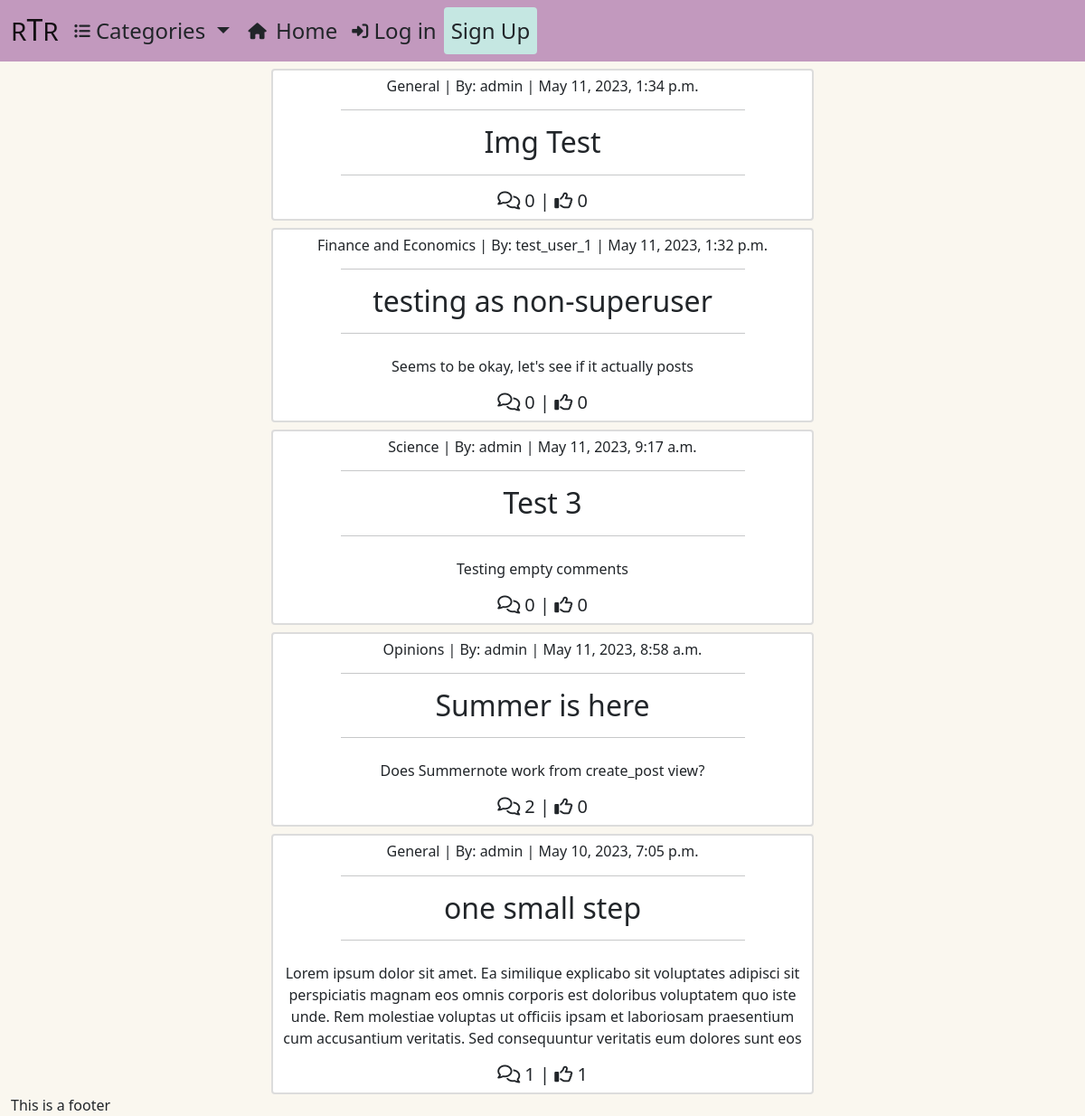
Before: / with the older database file.
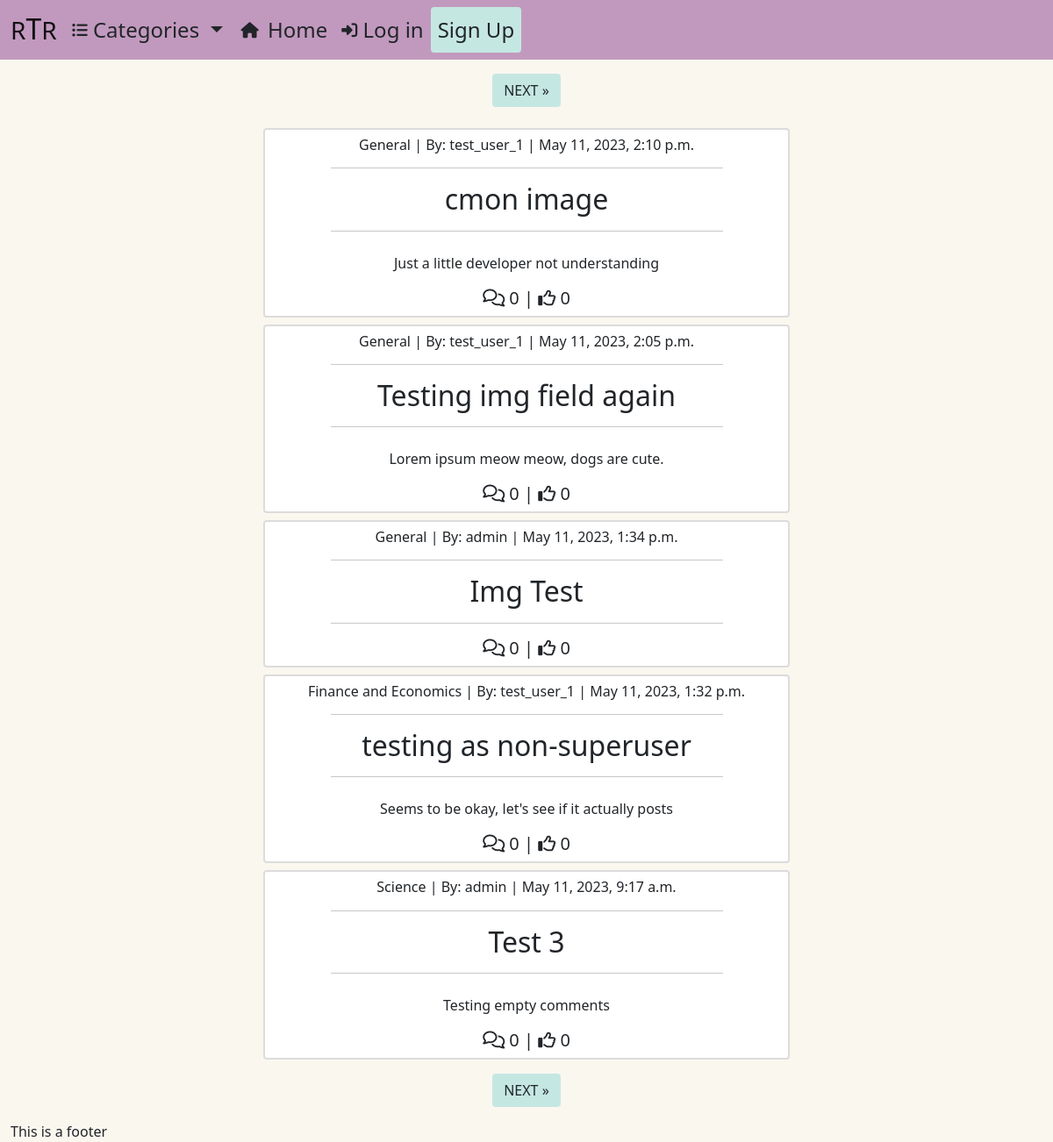
After: the same page with the newer database file.
### newssite/models.py (models this page shows, shortened)
class Post(models.Model):
    title = models.CharField(max_length=200, unique=True)
    slug = models.SlugField(max_length=200, unique=True)
    author = models.ForeignKey(User,
                               on_delete=models.CASCADE,
                               related_name='posts')
    updated_on_date = models.DateTimeField(auto_now=True)
    content = models.TextField()
    category = models.ForeignKey(Category,
                                 max_length=30,
                                 null=True,
                                 blank=True,
                                 on_delete=models.SET_NULL)
    featured_image = CloudinaryField('image', default='placeholder')
    excerpt = models.TextField(max_length=300,
                               blank=True)
    created_on = models.DateTimeField(auto_now_add=True)
    status = models.IntegerField(choices=STATUS, default=1)
    likes = models.ManyToManyField(User,
                                   related_name='likes',
                                   blank=True)
    class Meta:
        ordering = ['-created_on']

class Category(models.Model):
    class Meta:
        verbose_name_plural = 'Categories'
    name = models.CharField(max_length=254)
    friendly_name = models.CharField(max_length=254,
                                     null=True,
                                     blank=True)

### newssite/views.py (the view)
# urls.py: path('', views.PostList.as_view(), name="index"),
class PostList(generic.ListView):
    model = Post
    queryset = Post.objects.filter(status=1).order_by("-created_on")
    template_name = "newssite/index.html"
    paginate_by = 5

### newssite/templates/newssite/index.html (shortened to what this page needs)
{% extends "base.html" %}
{% load static %}
{% block content %}
<div class="container-fluid p-0">
    {% if is_paginated %}
    <nav aria-label="Page navigation">
        <ul class="pagination justify-content-center mt-3">
            {% if page_obj.has_next %}
            <li class="mx-5 btn bg-mint"><a class="text-dark text-decoration-none" href="?page={{ page_obj.next_page_number }}" class="page-link"> NEXT &raquo;</a></li>
            {% endif %}
        </ul>
    </nav>
    {% endif %}
    <div class="row g-0 d-flex">
        <div class="col-md-8 col-lg-6 offset-md-2 offset-lg-3 text-center">
            {% for post in post_list %}
                    <div class="card mt-2 card-border">
                        <a href="{% url 'post_detail' post.slug  %}"
                           class="post-detail-link d-block text-dark text-decoration-none">
                            <h6 class="mt-2">{{ post.category.friendly_name }} | By: {{ post.author }}
                                <span class="post-date"> | {{ post.created_on }}</span>
                            </h6>
                            <hr class="w-75" style="margin-left: 12.5%;">
                            <h2 class="post-title">{{ post.title }}</h2>
                            <hr class="w-75" style="margin-left: 12.5%;">
                        {% if post.excerpt %}
                            <p class="mt-4 mx-2">{{ post.excerpt }}</p>
                        {% endif %}
                        <h5>
                            <span><i class="fa-regular fa-comments"></i> {{ post.comments.count }}</span> |
                            <span><i class="fa-regular fa-thumbs-up"></i> {{ post.likes.count }}</span>
                        </h5>
                    </div>
            {% endfor %}
        </div>
    </div>
    {% if is_paginated %}
    <nav aria-label="Page navigation">
        <ul class="pagination justify-content-center mt-3">
            {% if page_obj.has_next %}
            <li class="mx-5 btn bg-mint"><a class="text-dark text-decoration-none" href="?page={{ page_obj.next_page_number }}" class="page-link"> NEXT &raquo;</a></li>
            {% endif %}
        </ul>
    </nav>
    {% endif %}
</div>
{% endblock %}

Changed rows visible on the page:
no longer on this page (row unchanged): Post: category.friendly_name "Opinions", author "admin", created_on "May 11, 2023, 8:58 a.m.", title "Summer is here", excerpt "Does Summernote work from create_post view?", comments.count "2", likes.count "0"
no longer on this page (row unchanged): Post: category.friendly_name "General", author "admin", created_on "May 10, 2023, 7:05 p.m.", title "one small step", excerpt "Lorem ipsum dolor sit amet. Ea similique explicabo sit voluptates adipisci sit perspiciatis magnam eos omnis corporis est doloribus voluptatem quo iste unde. Rem molestiae voluptas ut officiis ipsam et laboriosam praesentium cum accusantium veritatis. Sed consequuntur veritatis eum dolores sunt eos", comments.count "1", likes.count "1"
added Post: category.friendly_name "General", author "test_user_1", created_on "May 11, 2023, 2:10 p.m.", title "cmon image", excerpt "Just a little developer not understanding", comments.count "0", likes.count "0"
added Post: category.friendly_name "General", author "test_user_1", created_on "May 11, 2023, 2:05 p.m.", title "Testing img field again", excerpt "Lorem ipsum meow meow, dogs are cute.", comments.count "0", likes.count "0"
Other visible differences:
text now shown: "NEXT » NEXT »"
